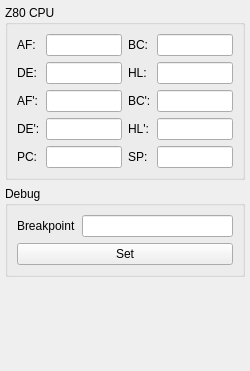
<?xml version="1.0" encoding="UTF-8"?>
<ui version="4.0">
 <class>DebugForm</class>
 <widget class="QWidget" name="DebugForm">
  <property name="geometry">
   <rect>
    <x>0</x>
    <y>0</y>
    <width>250</width>
    <height>371</height>
   </rect>
  </property>
  <property name="windowTitle">
   <string>Form</string>
  </property>
  <layout class="QVBoxLayout" name="verticalLayout">
   <property name="margin">
    <number>5</number>
   </property>
   <item>
    <widget class="QGroupBox" name="groupBox">
     <property name="title">
      <string>Z80 CPU</string>
     </property>
     <property name="flat">
      <bool>true</bool>
     </property>
     <layout class="QGridLayout" name="gridLayout">
      <item row="0" column="0">
       <widget class="QLabel" name="regAFLabel">
        <property name="text">
         <string>AF:</string>
        </property>
        <property name="buddy">
         <cstring>regAFEdit</cstring>
        </property>
       </widget>
      </item>
      <item row="0" column="1">
       <widget class="QLineEdit" name="regAFEdit">
        <property name="readOnly">
         <bool>true</bool>
        </property>
       </widget>
      </item>
      <item row="0" column="2">
       <widget class="QLabel" name="regBCLabel">
        <property name="text">
         <string>BC:</string>
        </property>
        <property name="buddy">
         <cstring>regBCEdit</cstring>
        </property>
       </widget>
      </item>
      <item row="0" column="3">
       <widget class="QLineEdit" name="regBCEdit">
        <property name="readOnly">
         <bool>true</bool>
        </property>
       </widget>
      </item>
      <item row="1" column="0">
       <widget class="QLabel" name="regDELabel">
        <property name="text">
         <string>DE:</string>
        </property>
       </widget>
      </item>
      <item row="1" column="1">
       <widget class="QLineEdit" name="regDEEdit"/>
      </item>
      <item row="1" column="2">
       <widget class="QLabel" name="regHLLabel">
        <property name="text">
         <string>HL:</string>
        </property>
       </widget>
      </item>
      <item row="1" column="3">
       <widget class="QLineEdit" name="regHLEdit"/>
      </item>
      <item row="2" column="0">
       <widget class="QLabel" name="regAF1Label">
        <property name="text">
         <string>AF':</string>
        </property>
       </widget>
      </item>
      <item row="2" column="1">
       <widget class="QLineEdit" name="regAF1Edit"/>
      </item>
      <item row="2" column="2">
       <widget class="QLabel" name="regBC1Label">
        <property name="text">
         <string>BC':</string>
        </property>
       </widget>
      </item>
      <item row="2" column="3">
       <widget class="QLineEdit" name="regBC1Edit"/>
      </item>
      <item row="3" column="0">
       <widget class="QLabel" name="regDE1Label">
        <property name="text">
         <string>DE':</string>
        </property>
       </widget>
      </item>
      <item row="4" column="0">
       <widget class="QLabel" name="regPCLabel">
        <property name="text">
         <string>PC:</string>
        </property>
       </widget>
      </item>
      <item row="4" column="1">
       <widget class="QLineEdit" name="regPCEdit"/>
      </item>
      <item row="3" column="1">
       <widget class="QLineEdit" name="regDE1Edit"/>
      </item>
      <item row="3" column="2">
       <widget class="QLabel" name="regHL1Label">
        <property name="text">
         <string>HL':</string>
        </property>
       </widget>
      </item>
      <item row="3" column="3">
       <widget class="QLineEdit" name="regHL1Edit"/>
      </item>
      <item row="4" column="2">
       <widget class="QLabel" name="regSPLabel">
        <property name="text">
         <string>SP:</string>
        </property>
       </widget>
      </item>
      <item row="4" column="3">
       <widget class="QLineEdit" name="regSPEdit"/>
      </item>
     </layout>
    </widget>
   </item>
   <item>
    <widget class="QGroupBox" name="groupBox_2">
     <property name="title">
      <string>Debug</string>
     </property>
     <property name="flat">
      <bool>true</bool>
     </property>
     <layout class="QFormLayout" name="formLayout_2">
      <property name="fieldGrowthPolicy">
       <enum>QFormLayout::AllNonFixedFieldsGrow</enum>
      </property>
      <item row="0" column="0">
       <widget class="QLabel" name="breakpointLabel">
        <property name="text">
         <string>Breakpoint</string>
        </property>
       </widget>
      </item>
      <item row="0" column="1">
       <widget class="QLineEdit" name="breakpointEdit"/>
      </item>
      <item row="1" column="0" colspan="2">
       <widget class="QPushButton" name="pushButton">
        <property name="text">
         <string>Set</string>
        </property>
       </widget>
      </item>
     </layout>
    </widget>
   </item>
   <item>
    <spacer name="verticalSpacer">
     <property name="orientation">
      <enum>Qt::Vertical</enum>
     </property>
     <property name="sizeHint" stdset="0">
      <size>
       <width>20</width>
       <height>40</height>
      </size>
     </property>
    </spacer>
   </item>
  </layout>
 </widget>
 <resources/>
 <connections/>
</ui>
